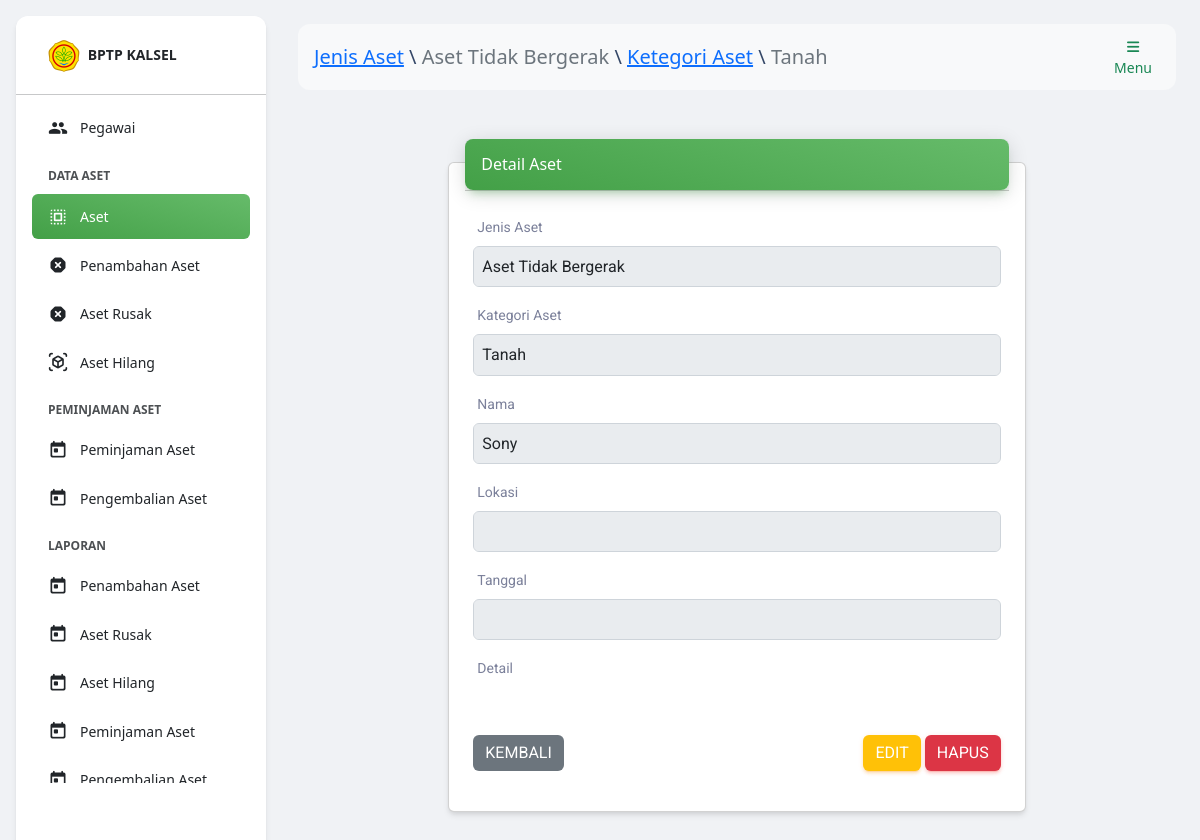
The page /index.php?h=detail_aset&id=1&id_jenis_aset=1&id_kategori_aset=1 (signed in) on the database its author committed.
### tables this page shows
CREATE TABLE `jenis_aset`(
    id BIGINT UNSIGNED AUTO_INCREMENT,
    nama VARCHAR(255),
    PRIMARY KEY(id)
);

CREATE TABLE `kategori_aset`(
    id BIGINT UNSIGNED AUTO_INCREMENT,
    id_jenis_aset BIGINT UNSIGNED,
    nama VARCHAR(255),
    PRIMARY KEY(id),
    FOREIGN KEY (id_jenis_aset) REFERENCES jenis_aset (id) ON DELETE CASCADE
);

CREATE TABLE `aset`(
    id BIGINT UNSIGNED AUTO_INCREMENT,
    id_kategori_aset BIGINT UNSIGNED,
    nama VARCHAR(255),
    lokasi VARCHAR(255),
    jumlah INT UNSIGNED,
    tanggal DATE,
    PRIMARY KEY(id),
    FOREIGN KEY (id_kategori_aset) REFERENCES kategori_aset (id) ON DELETE CASCADE
);

### helper/date.php (called while the page is built, shortened)
<?php
function tanggalIndonesia($date)
{
    $tanggal = explode('-', $date)[2];
    $bulan = explode('-', $date)[1];
    $tahun = explode('-', $date)[0];
    return $tanggal . ' ' . BULAN_DALAM_INDONESIA[$bulan - 1] . ' ' . $tahun;
}

### index.php (the view, shortened to what this page needs)
<?php
include_once('database/koneksi.php');
?>
<!DOCTYPE html>
<html lang="en">
<head>
    <link href="./assets/css/nucleo-icons.css" rel="stylesheet" />
    <link href="./assets/css/nucleo-svg.css" rel="stylesheet" />
    <link id="pagestyle" href="./assets/css/material-dashboard.css?v=3.0.4" rel="stylesheet" />
    <link rel="stylesheet" href="https://cdnjs.cloudflare.com/ajax/libs/twitter-bootstrap/5.2.0/css/bootstrap.min.css">
    <link rel="stylesheet" href="https://cdn.datatables.net/1.12.1/css/dataTables.bootstrap5.min.css">
    <?php include_once('komponen/js.php'); ?>
</head>
<body class="g-sidenav-show bg-gray-200">
    <?php
    if ($_SESSION['user']['status'] == 1 || $_SESSION['user']['status'] == 2 || $_SESSION['user']['status'] == 4) {
        if (isset($_GET['h'])) {
            if (in_array($_GET['h'], ['aset', 'tambah_aset', 'edit_aset', 'detail_aset'])) {
                $jenis_aset = $mysqli->query("SELECT * FROM jenis_aset WHERE id=" . $_GET['id_jenis_aset'])->fetch_assoc();
                $kategori_aset = $mysqli->query("SELECT * FROM kategori_aset WHERE id=" . $_GET['id_kategori_aset'])->fetch_assoc();
                $navbar = "<a href='?h=jenis_aset'>Jenis Aset</a> \\ <span class='text-muted'>" . $jenis_aset['nama'] . "</span> \\ <a href='?h=kategori_aset&id_jenis_aset=" . $jenis_aset['id'] . "'>Ketegori Aset</a> \\ <span class='text-muted'>" . $kategori_aset['nama'] . "</span>";
            }
            if ($_GET['h'] === 'aset') $page = 'halaman/aset/index.php';
            elseif ($_GET['h'] === 'tambah_aset') $page = 'halaman/aset/tambah.php';
            elseif ($_GET['h'] === 'edit_aset') $page = 'halaman/aset/edit.php';
            elseif ($_GET['h'] === 'hapus_aset') $page = 'halaman/aset/hapus.php';
            elseif ($_GET['h'] === 'detail_aset') $page = 'halaman/aset/detail_aset.php';
        }
    }
    ?>
    <?php
    if ($_SESSION['user']['status'] == 1 || $_SESSION['user']['status'] == 2 || $_SESSION['user']['status'] == 4) include_once('komponen/sidebar.php'); ?>
    <main class="main-content position-relative max-height-vh-100 h-100 border-radius-lg ">
        <?php include_once('komponen/navbar.php'); ?>
        <div class="container-fluid py-4">
            <?php
            include_once('helper/date.php');
            include_once($page);
            ?>
        </div>
    </main>
</body>
</html>

### halaman/aset/detail_aset.php (shortened to what this page needs)
<?php
$q = "
    SELECT
        ja.nama jenis_aset,
        ka.nama kategori_aset,
        a.*
    FROM
        aset a
    INNER JOIN
        kategori_aset ka
    ON
        ka.id=a.id_kategori_aset
    INNER JOIN
        jenis_aset ja
    ON
        ja.id=ka.id_jenis_aset
    WHERE
        a.id=" . $_GET['id'];
$result = $mysqli->query($q);
$data = $result->fetch_assoc();
$data['detail'] = $mysqli->query("SELECT * FROM detail_aset WHERE id_aset=" . $_GET['id'])->fetch_all(MYSQLI_ASSOC);
?>
<div class="container-fluid py-4">
    <div class="row justify-content-center">
        <div class="col-12 col-md-8">
            <div class="card my-4">
                <div class="card-header p-0 position-relative mt-n4 mx-3 z-index-2">
                    <div class="bg-gradient-success shadow-success border-radius-lg p-3 d-flex justify-content-between align-items-center">
                        <h6 class="text-white text-capitalize m-0">Detail Aset</h6>
                    </div>
                </div>
                <div class="card-body">
                    <div class="row">
                        <div class="col-12">
                            <div class="mb-3">
                                <label class="form-label">Jenis Aset</label>
                                <input type="text" class="form-control p-2" disabled value="<?= $data['jenis_aset'] ?>">
                            </div>
                            <div class="mb-3">
                                <label class="form-label">Kategori Aset</label>
                                <input type="text" class="form-control p-2" disabled value="<?= $data['kategori_aset'] ?>">
                            </div>
                            <div class="mb-3">
                                <label class="form-label">Nama</label>
                                <input type="text" class="form-control p-2" disabled value="<?= $data['nama'] ?>">
                            </div>
                            <div class="mb-3">
                                <label class="form-label">Lokasi</label>
                                <input type="text" class="form-control p-2" disabled value="<?= $data['lokasi'] ?>">
                            </div>
                            <div class="mb-3">
                                <label class="form-label">Tanggal</label>
                                <input type="text" class="form-control p-2" disabled value="<?= tanggalIndonesia($data['tanggal']) ?>">
                            </div>
                            <div class="mb-3">
                                <label class="form-label">Detail</label>
                            </div>
                            <div class="d-flex justify-content-between flex-wrap mt-5">
                                <div class="d-flex align-items-center flex-grow-1">
                                    <a href="?h=aset&id_jenis_aset=<?= $_GET['id_jenis_aset']; ?>&id_kategori_aset=<?= $_GET['id_kategori_aset']; ?>" class="btn btn-secondary">Kembali</a>
                                </div>
                                <div class="d-flex justify-content-end align-items-center flex-wrap gap-1 flex-grow-1">
                                    <a href="?h=edit_aset&id=<?= $data['id'] ?>&id_jenis_aset=<?= $_GET['id_jenis_aset'] ?>&id_kategori_aset=<?= $_GET['id_kategori_aset'] ?>" class="btn btn-warning text-white">Edit</a>
                                    <a href="?h=hapus_aset&id=<?= $data['id']; ?>&id_jenis_aset=<?= $_GET['id_jenis_aset'] ?>&id_kategori_aset=<?= $_GET['id_kategori_aset'] ?>" class="btn btn-danger" onclick="return confirm('Yakin?')">Hapus</a>
                                </div>
                            </div>
                        </div>
                    </div>
                </div>
            </div>
        </div>
    </div>
</div>

### index.php (style rules this page uses)
.btn-secondary, .btn-secondary:hover, .btn-secondary:focus { box-shadow: none; }

### rows shown on the page
jenis_aset: nama "Aset Tidak Bergerak"
kategori_aset: nama "Tanah"
aset: nama "Aset Tidak Bergerak", id_kategori_aset.nama "Tanah", nama "Sony"
